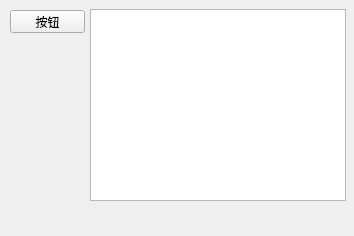
<?xml version="1.0" encoding="UTF-8"?>
<ui version="4.0">
 <class>MainWindow</class>
 <widget class="QMainWindow" name="MainWindow">
  <property name="geometry">
   <rect>
    <x>0</x>
    <y>0</y>
    <width>354</width>
    <height>236</height>
   </rect>
  </property>
  <property name="windowTitle">
   <string>MainWindow</string>
  </property>
  <widget class="QWidget" name="centralWidget">
   <widget class="QTextBrowser" name="textBrowser">
    <property name="geometry">
     <rect>
      <x>90</x>
      <y>9</y>
      <width>256</width>
      <height>192</height>
     </rect>
    </property>
   </widget>
   <widget class="QPushButton" name="pushButton">
    <property name="geometry">
     <rect>
      <x>10</x>
      <y>10</y>
      <width>75</width>
      <height>23</height>
     </rect>
    </property>
    <property name="text">
     <string>按钮</string>
    </property>
   </widget>
  </widget>
 </widget>
 <resources/>
 <connections>
  <connection>
   <sender>pushButton</sender>
   <signal>clicked()</signal>
   <receiver>textBrowser</receiver>
   <slot>home()</slot>
   <hints>
    <hint type="sourcelabel">
     <x>57</x>
     <y>55</y>
    </hint>
    <hint type="destinationlabel">
     <x>355</x>
     <y>255</y>
    </hint>
   </hints>
  </connection>
 </connections>
</ui>
